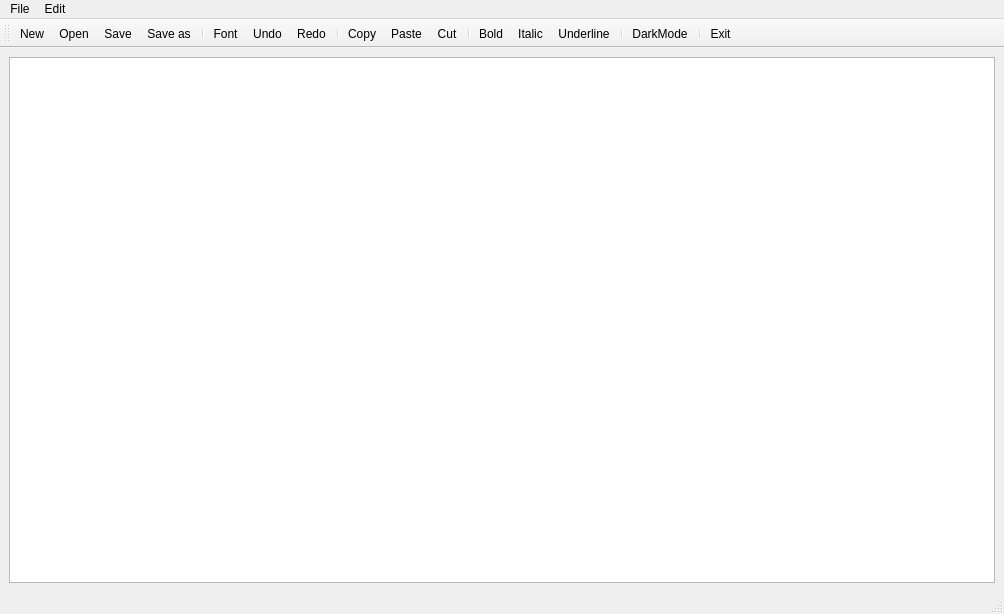
<?xml version="1.0" encoding="UTF-8"?>
<ui version="4.0">
 <class>MainWindow</class>
 <widget class="QMainWindow" name="MainWindow">
  <property name="geometry">
   <rect>
    <x>0</x>
    <y>0</y>
    <width>1004</width>
    <height>614</height>
   </rect>
  </property>
  <property name="windowTitle">
   <string>MainWindow</string>
  </property>
  <widget class="QWidget" name="centralwidget">
   <layout class="QVBoxLayout" name="verticalLayout">
    <item>
     <widget class="QTextEdit" name="textEdit"/>
    </item>
   </layout>
  </widget>
  <widget class="QMenuBar" name="menubar">
   <property name="geometry">
    <rect>
     <x>0</x>
     <y>0</y>
     <width>1004</width>
     <height>25</height>
    </rect>
   </property>
   <widget class="QMenu" name="menuFile">
    <property name="title">
     <string>File</string>
    </property>
    <addaction name="actionNew"/>
    <addaction name="actionOpen"/>
    <addaction name="actionSave"/>
    <addaction name="actionSave_as"/>
    <addaction name="separator"/>
    <addaction name="actionExit"/>
   </widget>
   <widget class="QMenu" name="menuEdit">
    <property name="title">
     <string>Edit</string>
    </property>
    <addaction name="actionFont"/>
    <addaction name="separator"/>
    <addaction name="actionUndo"/>
    <addaction name="actionRedo"/>
    <addaction name="separator"/>
    <addaction name="actionCopy"/>
    <addaction name="actionPaste"/>
    <addaction name="actionCut"/>
   </widget>
   <addaction name="menuFile"/>
   <addaction name="menuEdit"/>
  </widget>
  <widget class="QStatusBar" name="statusbar"/>
  <widget class="QToolBar" name="toolBar">
   <property name="windowTitle">
    <string>toolBar</string>
   </property>
   <attribute name="toolBarArea">
    <enum>TopToolBarArea</enum>
   </attribute>
   <attribute name="toolBarBreak">
    <bool>false</bool>
   </attribute>
   <addaction name="actionNew"/>
   <addaction name="actionOpen"/>
   <addaction name="actionSave"/>
   <addaction name="actionSave_as"/>
   <addaction name="separator"/>
   <addaction name="actionFont"/>
   <addaction name="actionUndo"/>
   <addaction name="actionRedo"/>
   <addaction name="separator"/>
   <addaction name="actionCopy"/>
   <addaction name="actionPaste"/>
   <addaction name="actionCut"/>
   <addaction name="separator"/>
   <addaction name="actionBold"/>
   <addaction name="actionItalic"/>
   <addaction name="actionUnderline"/>
   <addaction name="separator"/>
   <addaction name="actionDarkMode"/>
   <addaction name="separator"/>
   <addaction name="actionExit"/>
  </widget>
  <action name="actionNew">
   <property name="icon">
    <iconset resource="resources.qrc">
     <normaloff>:/images/new.png</normaloff>:/images/new.png</iconset>
   </property>
   <property name="text">
    <string>New</string>
   </property>
  </action>
  <action name="actionOpen">
   <property name="icon">
    <iconset resource="resources.qrc">
     <normaloff>:/images/open.png</normaloff>:/images/open.png</iconset>
   </property>
   <property name="text">
    <string>Open</string>
   </property>
  </action>
  <action name="actionSave">
   <property name="icon">
    <iconset resource="resources.qrc">
     <normaloff>:/images/save.png</normaloff>:/images/save.png</iconset>
   </property>
   <property name="text">
    <string>Save</string>
   </property>
  </action>
  <action name="actionSave_as">
   <property name="icon">
    <iconset resource="resources.qrc">
     <normaloff>:/images/save_as.png</normaloff>:/images/save_as.png</iconset>
   </property>
   <property name="text">
    <string>Save as</string>
   </property>
  </action>
  <action name="actionExit">
   <property name="icon">
    <iconset resource="resources.qrc">
     <normaloff>:/images/exit.png</normaloff>:/images/exit.png</iconset>
   </property>
   <property name="text">
    <string>Exit</string>
   </property>
  </action>
  <action name="actionFont">
   <property name="icon">
    <iconset resource="resources.qrc">
     <normaloff>:/images/font.png</normaloff>:/images/font.png</iconset>
   </property>
   <property name="text">
    <string>Font</string>
   </property>
  </action>
  <action name="actionUndo">
   <property name="icon">
    <iconset resource="resources.qrc">
     <normaloff>:/images/edit_undo.png</normaloff>:/images/edit_undo.png</iconset>
   </property>
   <property name="text">
    <string>Undo</string>
   </property>
  </action>
  <action name="actionRedo">
   <property name="icon">
    <iconset resource="resources.qrc">
     <normaloff>:/images/edit_redo.png</normaloff>:/images/edit_redo.png</iconset>
   </property>
   <property name="text">
    <string>Redo</string>
   </property>
  </action>
  <action name="actionCopy">
   <property name="icon">
    <iconset resource="resources.qrc">
     <normaloff>:/images/copy.png</normaloff>:/images/copy.png</iconset>
   </property>
   <property name="text">
    <string>Copy</string>
   </property>
  </action>
  <action name="actionPaste">
   <property name="icon">
    <iconset resource="resources.qrc">
     <normaloff>:/images/paste.png</normaloff>:/images/paste.png</iconset>
   </property>
   <property name="text">
    <string>Paste</string>
   </property>
  </action>
  <action name="actionCut">
   <property name="icon">
    <iconset resource="resources.qrc">
     <normaloff>:/images/cut.png</normaloff>:/images/cut.png</iconset>
   </property>
   <property name="text">
    <string>Cut</string>
   </property>
  </action>
  <action name="actionBold">
   <property name="icon">
    <iconset resource="resources.qrc">
     <normaloff>:/images/bold.png</normaloff>:/images/bold.png</iconset>
   </property>
   <property name="text">
    <string>Bold</string>
   </property>
   <property name="toolTip">
    <string>Bold</string>
   </property>
  </action>
  <action name="actionItalic">
   <property name="icon">
    <iconset resource="resources.qrc">
     <normaloff>:/images/italic.png</normaloff>:/images/italic.png</iconset>
   </property>
   <property name="text">
    <string>Italic</string>
   </property>
  </action>
  <action name="actionUnderline">
   <property name="icon">
    <iconset resource="resources.qrc">
     <normaloff>:/images/underline.png</normaloff>:/images/underline.png</iconset>
   </property>
   <property name="text">
    <string>Underline</string>
   </property>
  </action>
  <action name="actionDarkMode">
   <property name="icon">
    <iconset resource="resources.qrc">
     <normaloff>:/images/moon.png</normaloff>:/images/moon.png</iconset>
   </property>
   <property name="text">
    <string>DarkMode</string>
   </property>
  </action>
 </widget>
 <resources>
  <include location="resources.qrc"/>
 </resources>
 <connections/>
</ui>
